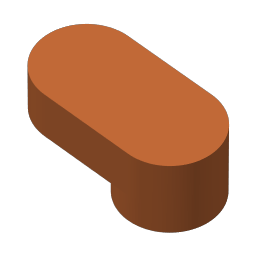
#> input picture resources/shapes/universal wall mount hole.png, 256 x 256 px
$ python velocity_painting.py ../../resources/shapes/sphere.png '../../resources/shapes/universal wall mount hole.png' '../../resources/shapes/universal wall mount hole.png' '../../resources/shapes/universal wall mount hole.png' out.png
#> lines starting #> are read from the running program, lines starting #| are printed output that depends on the picture
import sys
from PIL import Image
import numpy as np

def load_image(image_file):
    image = Image.open(image_file).convert('L')
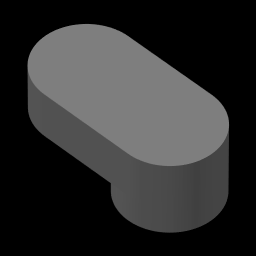
#> image: PIL image 256x256 L; min 0, max 126, mean 46.6
    return np.array(image)

def load_gcode(gcode_file):
    with open(gcode_file, 'r') as file:
#> (the run stopped early here; a loop or call above may not have finished)
